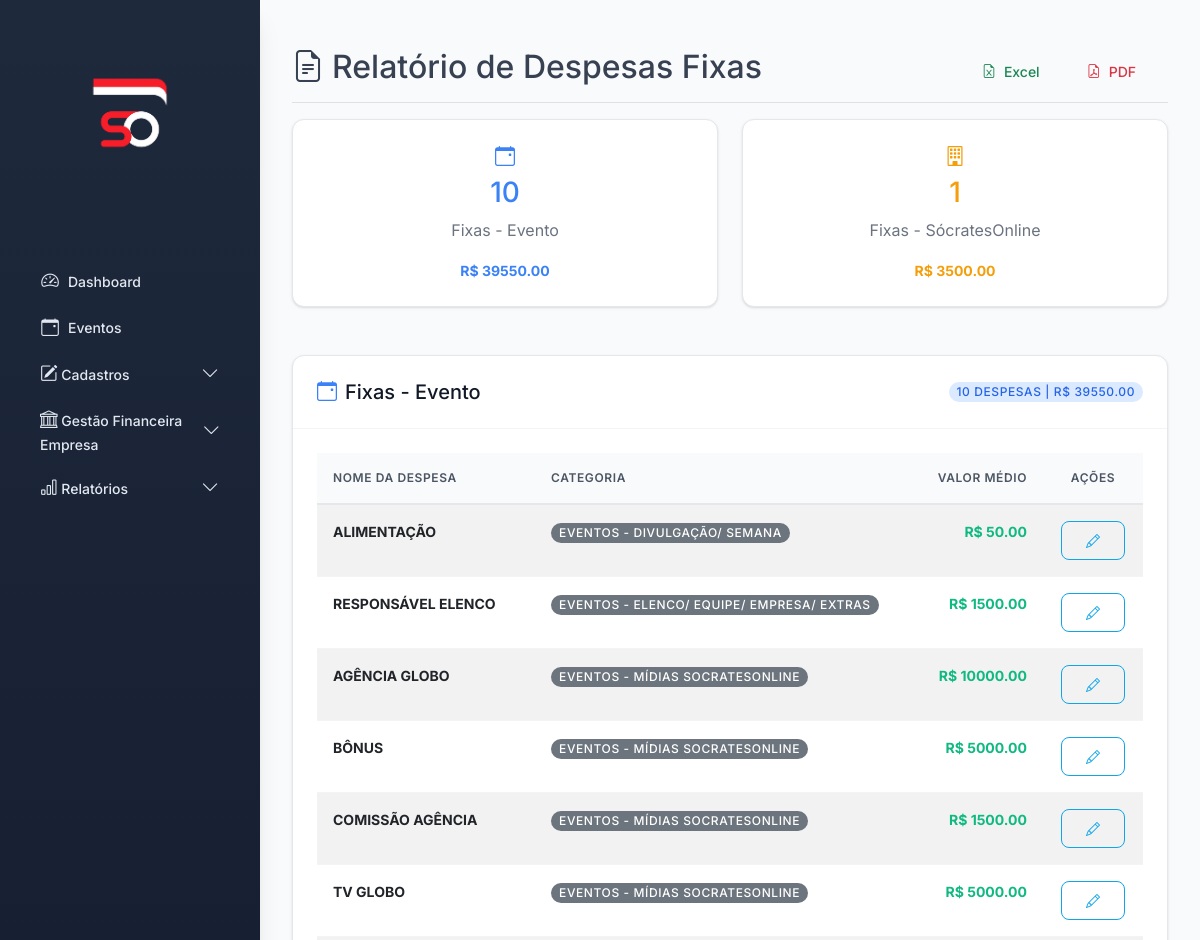
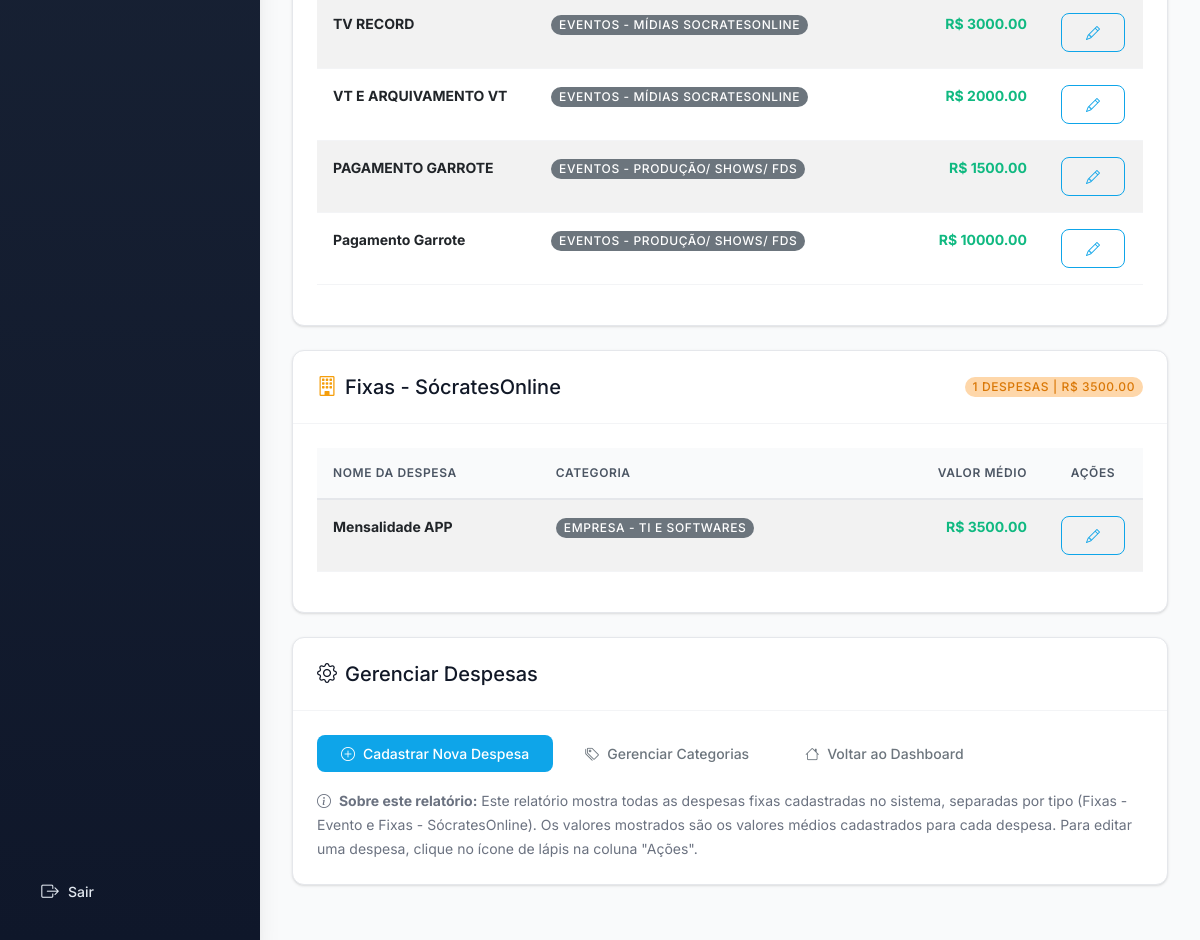
The app's page /relatorios/despesas-fixas (signed in) with its own data (2 pictures, top to bottom).
### models.py (models this page shows, shortened)
class Despesa(db.Model):
    __tablename__ = 'despesa'
    id_despesa = db.Column(db.Integer, primary_key=True)
    nome = db.Column(db.String, nullable=False)
    id_categoria_despesa = db.Column(db.Integer, db.ForeignKey('categoria_despesa.id_categoria_despesa'))
    id_tipo_despesa = db.Column(db.Integer, nullable=False, default=1)  # 1=Fixas-Evento, 2=Variáveis-Evento, 3=Fixas-SócratesOnline, 4=Variáveis-SócratesOnline
    valor_medio_despesa = db.Column(db.Numeric(10, 2))
    flag_alimentacao = db.Column(db.Boolean, nullable=False, default=False)
    flag_combustivel = db.Column(db.Boolean, nullable=False, default=False)
    despesa_eventos = db.relationship('DespesaEvento', back_populates='despesa')
    @property
    def tipo_nome(self):
        return TIPOS_DESPESA.get(self.id_tipo_despesa, 'Tipo não definido')

class CategoriaDespesa(db.Model):
    __tablename__ = 'categoria_despesa'
    id_categoria_despesa = db.Column(db.Integer, primary_key=True)
    nome = db.Column(db.String, nullable=False)
    despesas = db.relationship('Despesa', backref='categoria')

### app.py (the view)
@app.route('/relatorios/despesas-fixas')
def relatorio_despesas_fixas():
    if 'user_id' not in session:
        return redirect(url_for('login'))
    try:
        despesas_fixas = db.session.query(Despesa).filter(
            Despesa.id_tipo_despesa.in_([1, 3])
        ).join(CategoriaDespesa).order_by(
            Despesa.id_tipo_despesa,
            CategoriaDespesa.nome,
            Despesa.nome
        ).all()
        despesas_por_tipo = {
            1: [],  # Fixas - Evento
            3: []   # Fixas - SócratesOnline
        }
        total_valor_medio = 0
        for despesa in despesas_fixas:
            despesa_data = {
                'id_despesa': despesa.id_despesa,
                'nome': despesa.nome,
                'categoria': despesa.categoria.nome if despesa.categoria else 'Sem categoria',
                'valor_medio': float(despesa.valor_medio_despesa) if despesa.valor_medio_despesa else 0,
                'tipo_nome': despesa.tipo_nome
            }
            despesas_por_tipo[despesa.id_tipo_despesa].append(despesa_data)
            total_valor_medio += despesa_data['valor_medio']
        total_fixas_evento = sum(d['valor_medio'] for d in despesas_por_tipo[1])
        total_fixas_socrates = sum(d['valor_medio'] for d in despesas_por_tipo[3])
        estatisticas = {
            'total_despesas': len(despesas_fixas),
            'total_fixas_evento': len(despesas_por_tipo[1]),
            'total_fixas_socrates': len(despesas_por_tipo[3]),
            'valor_total_fixas_evento': total_fixas_evento,
            'valor_total_fixas_socrates': total_fixas_socrates,
            'valor_total_geral': total_valor_medio
        }
        return render_template('relatorio_despesas_fixas.html',
                             despesas_por_tipo=despesas_por_tipo,
                             estatisticas=estatisticas,
                             tipos_despesa=TIPOS_DESPESA)
    except Exception as e:
        flash(f'Erro ao gerar relatório: {str(e)}', 'danger')
        return redirect(url_for('dashboard'))

### templates/relatorio_despesas_fixas.html (shortened to what this page needs)
{% extends 'base.html' %}
{% block content %}
<div class="d-flex justify-content-between flex-wrap flex-md-nowrap align-items-center pt-3 pb-2 mb-3 border-bottom">
    <h1 class="h2">
        <i class="bi bi-file-earmark-text me-2"></i>Relatório de Despesas Fixas
    </h1>
    <div class="btn-toolbar mb-2 mb-md-0">
        <div class="btn-group me-2">
            <a href="{{ url_for('exportar_despesas_fixas', formato='excel') }}" class="btn btn-sm btn-outline-success">
                <i class="bi bi-file-earmark-excel me-1"></i>Excel
            </a>
            <a href="{{ url_for('exportar_despesas_fixas', formato='pdf') }}" class="btn btn-sm btn-outline-danger">
                <i class="bi bi-file-earmark-pdf me-1"></i>PDF
            </a>
        </div>
    </div>
</div>
<div class="row mb-4">
    <div class="col-md-6">
        <div class="card text-center">
            <div class="card-body">
                <h5 class="card-title text-info">
                    <i class="bi bi-calendar-event"></i>
                </h5>
                <h3 class="text-info">{{ estatisticas.total_fixas_evento }}</h3>
                <p class="card-text text-muted">Fixas - Evento</p>
                <small class="text-info fw-bold">
                    R$ {{ "%.2f"|format(estatisticas.valor_total_fixas_evento)|replace('.', ',')|replace(',', '.', 1) }}
                </small>
            </div>
        </div>
    </div>
    <div class="col-md-6">
        <div class="card text-center">
            <div class="card-body">
                <h5 class="card-title text-warning">
                    <i class="bi bi-building"></i>
                </h5>
                <h3 class="text-warning">{{ estatisticas.total_fixas_socrates }}</h3>
                <p class="card-text text-muted">Fixas - SócratesOnline</p>
                <small class="text-warning fw-bold">
                    R$ {{ "%.2f"|format(estatisticas.valor_total_fixas_socrates)|replace('.', ',')|replace(',', '.', 1) }}
                </small>
            </div>
        </div>
    </div>
</div>
{% if despesas_por_tipo[1] %}
<div class="card mb-4">
    <div class="card-header d-flex justify-content-between align-items-center">
        <h5 class="mb-0">
            <i class="bi bi-calendar-event me-2 text-info"></i>Fixas - Evento
        </h5>
        <span class="badge bg-info">
            {{ estatisticas.total_fixas_evento }} despesas |
            R$ {{ "%.2f"|format(estatisticas.valor_total_fixas_evento)|replace('.', ',')|replace(',', '.', 1) }}
        </span>
    </div>
    <div class="card-body">
        <div class="table-responsive">
            <table class="table table-hover table-striped">
                <thead>
                    <tr>
                        <th>Nome da Despesa</th>
                        <th>Categoria</th>
                        <th class="text-end">Valor Médio</th>
                        <th class="text-center" style="width: 100px;">Ações</th>
                    </tr>
                </thead>
                <tbody>
                    {% for despesa in despesas_por_tipo[1] %}
                    <tr>
                        <td>
                            <strong>{{ despesa.nome }}</strong>
                        </td>
                        <td>
                            <span class="badge bg-secondary">{{ despesa.categoria }}</span>
                        </td>
                        <td class="text-end">
                            {% if despesa.valor_medio > 0 %}
                                <span class="text-success fw-bold">
                                    R$ {{ "%.2f"|format(despesa.valor_medio)|replace('.', ',')|replace(',', '.', 1) }}
                                </span>
                            {% else %}
                                <span class="text-muted">R$ 0,00</span>
                            {% endif %}
                        </td>
                        <td class="text-center">
                            <a href="{{ url_for('editar_despesa', id=despesa.id_despesa) }}"
                               class="btn btn-sm btn-outline-primary" title="Editar Despesa">
                                <i class="bi bi-pencil"></i>
                            </a>
                        </td>
                    </tr>
                    {% endfor %}
                </tbody>
            </table>
        </div>
    </div>
</div>
{% endif %}
{% if despesas_por_tipo[3] %}
<div class="card mb-4">
    <div class="card-header d-flex justify-content-between align-items-center">
        <h5 class="mb-0">
            <i class="bi bi-building me-2 text-warning"></i>Fixas - SócratesOnline
        </h5>
        <span class="badge bg-warning text-dark">
            {{ estatisticas.total_fixas_socrates }} despesas |
            R$ {{ "%.2f"|format(estatisticas.valor_total_fixas_socrates)|replace('.', ',')|replace(',', '.', 1) }}
        </span>
    </div>
    <div class="card-body">
        <div class="table-responsive">
            <table class="table table-hover table-striped">
                <thead>
                    <tr>
                        <th>Nome da Despesa</th>
                        <th>Categoria</th>
                        <th class="text-end">Valor Médio</th>
                        <th class="text-center" style="width: 100px;">Ações</th>
                    </tr>
                </thead>
                <tbody>
                    {% for despesa in despesas_por_tipo[3] %}
                    <tr>
                        <td>
                            <strong>{{ despesa.nome }}</strong>
                        </td>
                        <td>
                            <span class="badge bg-secondary">{{ despesa.categoria }}</span>
                        </td>
                        <td class="text-end">
                            {% if despesa.valor_medio > 0 %}
                                <span class="text-success fw-bold">
                                    R$ {{ "%.2f"|format(despesa.valor_medio)|replace('.', ',')|replace(',', '.', 1) }}
                                </span>
                            {% else %}
                                <span class="text-muted">R$ 0,00</span>
                            {% endif %}
                        </td>
                        <td class="text-center">
                            <a href="{{ url_for('editar_despesa', id=despesa.id_despesa) }}"
                               class="btn btn-sm btn-outline-primary" title="Editar Despesa">
                                <i class="bi bi-pencil"></i>
                            </a>
                        </td>
                    </tr>
                    {% endfor %}
                </tbody>
            </table>
        </div>
    </div>
</div>
{% endif %}
<div class="card">
    <div class="card-header">
        <h5 class="mb-0">
            <i class="bi bi-gear me-2"></i>Gerenciar Despesas
        </h5>
    </div>
    <div class="card-body">
        <div class="d-flex gap-2 flex-wrap">
            <a href="{{ url_for('cadastrar_despesa') }}" class="btn btn-primary">
                <i class="bi bi-plus-circle me-1"></i>Cadastrar Nova Despesa
            </a>
            <a href="{{ url_for('cadastrar_categoria_despesa') }}" class="btn btn-outline-secondary">
                <i class="bi bi-tags me-1"></i>Gerenciar Categorias
            </a>
            <a href="{{ url_for('dashboard') }}" class="btn btn-outline-secondary">
                <i class="bi bi-house me-1"></i>Voltar ao Dashboard
            </a>
        </div>
        <div class="mt-3">
            <small class="text-muted">
                <i class="bi bi-info-circle me-1"></i>
                <strong>Sobre este relatório:</strong> Este relatório mostra todas as despesas fixas cadastradas no sistema,
                separadas por tipo (Fixas - Evento e Fixas - SócratesOnline). Os valores mostrados são os valores médios cadastrados
                para cada despesa. Para editar uma despesa, clique no ícone de lápis na coluna "Ações".
            </small>
        </div>
    </div>
</div>
{% endblock %}

### static/style-modern.css (style rules this page uses)
:root { --primary-900: #0f172a; --primary-800: #1e293b; --primary-700: #334155; --primary-600: #475569; --primary-500: #64748b; --primary-400: #94a3b8; --primary-300: #cbd5e1; --primary-200: #e2e8f0; --primary-100: #f1f5f9; --primary-50: #f8fafc; --accent: #0ea5e9; --accent-light: #38bdf8; --accent-dark: #0284c7; --accent-50: #f0f9ff; --accent-100: #e0f2fe; --gray-50: #f9fafb; --gray-100: #f3f4f6; --gray-200: #e5e7eb; --gray-300: #d1d5db; --gray-400: #9ca3af; --gray-500: #6b7280; --gray-600: #4b5563; --gray-700: #374151; --gray-800: #1f2937; --gray-900: #111827; --success-light: #d1fae5; --success: #10b981; --success-dark: #059669; --warning-light: #fed7aa; --warning: #f59e0b; --warning-dark: #d97706; --danger-light: #fee2e2; --danger: #ef4444; --danger-dark: #dc2626; --info-light: #dbeafe; --info: #3b82f6; --info-dark: #2563eb; --spacing-xs: 0.25rem; --spacing-sm: 0.5rem; --spacing-md: 1rem; --spacing-lg: 1.5rem; --spacing-xl: 2rem; --spacing-2xl: 3rem; --font-sans: 'Inter', -apple-system, BlinkMacSystemFont, 'Segoe UI', 'Roboto', sans-serif; --font-size-xs: 0.75rem; --font-size-sm: 0.875rem; --font-size-base: 1rem; --font-size-lg: 1.125rem; --font-size-xl: 1.25rem; --font-size-2xl: 1.5rem; --font-size-3xl: 1.875rem; --radius-sm: 0.375rem; --radius-md: 0.5rem; --radius-lg: 0.75rem; --radius-xl: 1rem; --radius-2xl: 1.5rem; --radius-full: 9999px; --shadow-xs: 0 1px 2px 0 rgb(0 0 0 / 0.05); --shadow-sm: 0 1px 3px 0 rgb(0 0 0 / 0.1), 0 1px 2px -1px rgb(0 0 0 / 0.1); --shadow-md: 0 4px 6px -1px rgb(0 0 0 / 0.1), 0 2px 4px -2px rgb(0 0 0 / 0.1); --shadow-lg: 0 10px 15px -3px rgb(0 0 0 / 0.1), 0 4px 6px -4px rgb(0 0 0 / 0.1); --shadow-xl: 0 20px 25px -5px rgb(0 0 0 / 0.1), 0 8px 10px -6px rgb(0 0 0 / 0.1); --transition-fast: 150ms cubic-bezier(0.4, 0, 0.2, 1); --transition-base: 250ms cubic-bezier(0.4, 0, 0.2, 1); --transition-slow: 350ms cubic-bezier(0.4, 0, 0.2, 1); --z-base: 0; --z-dropdown: 10; --z-sticky: 20; --z-fixed: 30; --z-modal-backdrop: 40; --z-modal: 50; --z-popover: 60; --z-tooltip: 70; }
* { box-sizing: border-box; }
body { font-family: var(--font-sans); font-size: var(--font-size-base); line-height: 1.5; color: var(--gray-700); background-color: var(--gray-50); -webkit-font-smoothing: antialiased; -moz-osx-font-smoothing: grayscale; }
.card { background: white; border: 1px solid var(--gray-200); border-radius: var(--radius-lg); box-shadow: var(--shadow-sm); margin-bottom: var(--spacing-lg); transition: all var(--transition-base); }
.card-header { background: transparent; border-bottom: 1px solid var(--gray-100); padding: var(--spacing-lg); font-weight: 600; font-size: var(--font-size-lg); color: var(--gray-900); }
.card-body { padding: var(--spacing-lg); }
.btn { padding: var(--spacing-sm) var(--spacing-lg); border-radius: var(--radius-md); font-weight: 500; font-size: var(--font-size-sm); transition: all var(--transition-fast); border: none; display: inline-flex; align-items: center; gap: var(--spacing-xs); cursor: pointer; }
.btn-primary { background-color: var(--accent); color: white; }
.btn-outline-primary { background-color: transparent; color: var(--accent); border: 1.5px solid var(--accent); }
.table { border-collapse: separate; border-spacing: 0; }
.table thead th { background-color: var(--gray-50); font-weight: 600; text-transform: uppercase; font-size: var(--font-size-xs); letter-spacing: 0.05em; color: var(--gray-600); padding: var(--spacing-md); border-bottom: 2px solid var(--gray-200); }
.table tbody td { padding: var(--spacing-md); border-bottom: 1px solid var(--gray-100); font-size: var(--font-size-sm); }
.badge { padding: var(--spacing-xs) var(--spacing-sm); font-weight: 500; font-size: var(--font-size-xs); border-radius: var(--radius-full); text-transform: uppercase; letter-spacing: 0.05em; }
.bg-warning { background-color: var(--warning-light) !important; color: var(--warning-dark) !important; }
.bg-info { background-color: var(--info-light) !important; color: var(--info-dark) !important; }
.text-success { color: var(--success) !important; }
.text-warning { color: var(--warning) !important; }
.text-info { color: var(--info) !important; }
.text-muted { color: var(--gray-500) !important; }

### records on screen
Despesa: nome "ALIMENTAÇÃO"
CategoriaDespesa: categoria "EVENTOS - DIVULGAÇÃO/ SEMANA"
Despesa: nome "RESPONSÁVEL ELENCO"
CategoriaDespesa: categoria "EVENTOS - ELENCO/ EQUIPE/ EMPRESA/ EXTRAS"
Despesa: nome "AGÊNCIA GLOBO"
CategoriaDespesa: categoria "EVENTOS - MÍDIAS SOCRATESONLINE" "EVENTOS - MÍDIAS SOCRATESONLINE" "EVENTOS - MÍDIAS SOCRATESONLINE" "EVENTOS - MÍDIAS SOCRATESONLINE" "EVENTOS - MÍDIAS SOCRATESONLINE" "EVENTOS - MÍDIAS SOCRATESONLINE"
Despesa: nome "BÔNUS"
Despesa: nome "COMISSÃO AGÊNCIA"
Despesa: nome "TV GLOBO"
Despesa: nome "TV RECORD"
Despesa: nome "VT E ARQUIVAMENTO VT"
Despesa: nome "PAGAMENTO GARROTE"
CategoriaDespesa: categoria "EVENTOS - PRODUÇÃO/ SHOWS/ FDS" "EVENTOS - PRODUÇÃO/ SHOWS/ FDS"
Despesa: nome "Pagamento Garrote"
Despesa: nome "Mensalidade APP"
CategoriaDespesa: categoria "EMPRESA - TI E SOFTWARES"

### other values on screen
{{ estatisticas.total_fixas_evento }} "10"
{{ estatisticas.total_fixas_socrates }} "1"
